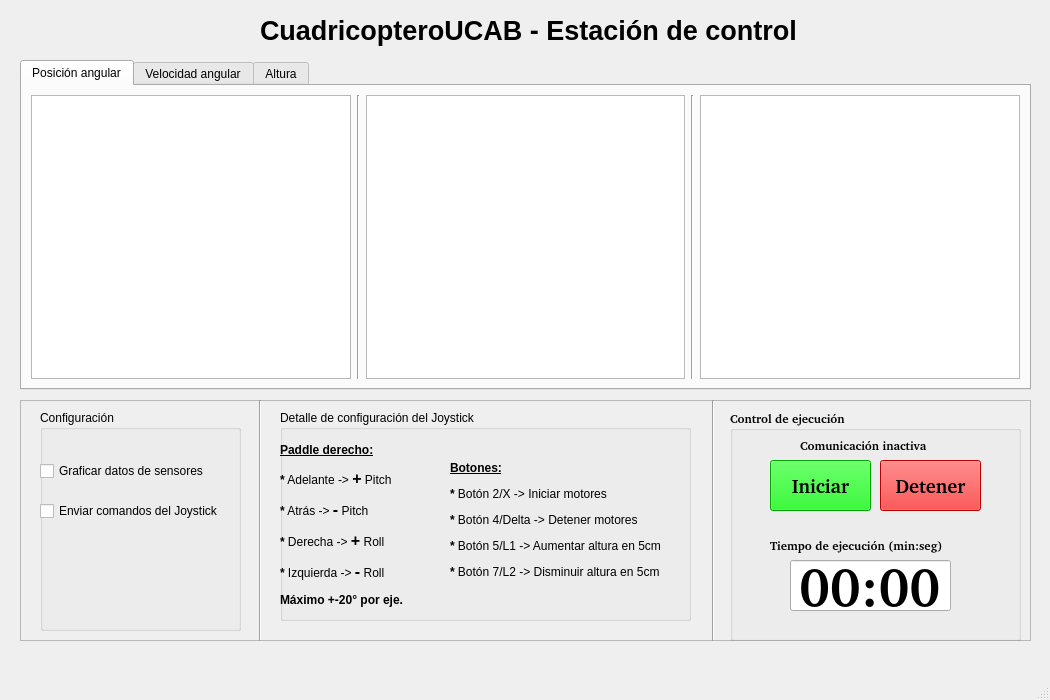
<?xml version="1.0" encoding="UTF-8"?>
<ui version="4.0">
 <class>MainWindow</class>
 <widget class="QMainWindow" name="MainWindow">
  <property name="geometry">
   <rect>
    <x>0</x>
    <y>0</y>
    <width>1050</width>
    <height>700</height>
   </rect>
  </property>
  <property name="windowTitle">
   <string>MainWindow</string>
  </property>
  <widget class="QWidget" name="centralwidget">
   <widget class="QTabWidget" name="tabWidget_graficas">
    <property name="geometry">
     <rect>
      <x>20</x>
      <y>60</y>
      <width>1011</width>
      <height>330</height>
     </rect>
    </property>
    <property name="currentIndex">
     <number>0</number>
    </property>
    <widget class="QWidget" name="tabWidgetPage_posicionAngular">
     <attribute name="title">
      <string>Posición angular</string>
     </attribute>
     <layout class="QGridLayout" name="gridLayout">
      <item row="0" column="3">
       <widget class="Line" name="separadorPlot_RollYaw">
        <property name="orientation">
         <enum>Qt::Vertical</enum>
        </property>
       </widget>
      </item>
      <item row="0" column="1">
       <widget class="Line" name="separadorPlot_PitchRoll">
        <property name="orientation">
         <enum>Qt::Vertical</enum>
        </property>
       </widget>
      </item>
      <item row="0" column="2">
       <widget class="PlotWidget" name="posicionRollPlot"/>
      </item>
      <item row="0" column="4">
       <widget class="PlotWidget" name="posicionYawPlot"/>
      </item>
      <item row="0" column="0">
       <widget class="PlotWidget" name="posicionPitchPlot"/>
      </item>
     </layout>
    </widget>
    <widget class="QWidget" name="tabWidgetPage_velocidadAngular">
     <attribute name="title">
      <string>Velocidad angular</string>
     </attribute>
     <layout class="QGridLayout" name="gridLayout_2">
      <item row="0" column="0">
       <widget class="PlotWidget" name="velocidadPitchPlot"/>
      </item>
      <item row="0" column="1">
       <widget class="Line" name="separadorPlot_PitchRoll_2">
        <property name="orientation">
         <enum>Qt::Vertical</enum>
        </property>
       </widget>
      </item>
      <item row="0" column="2">
       <widget class="PlotWidget" name="velocidadRollPlot"/>
      </item>
      <item row="0" column="3">
       <widget class="Line" name="separadorPlot_PitchRoll_3">
        <property name="orientation">
         <enum>Qt::Vertical</enum>
        </property>
       </widget>
      </item>
      <item row="0" column="4">
       <widget class="PlotWidget" name="velocidadYawPlot"/>
      </item>
     </layout>
    </widget>
    <widget class="QWidget" name="tab_4">
     <attribute name="title">
      <string>Altura</string>
     </attribute>
     <layout class="QGridLayout" name="gridLayout_3">
      <item row="0" column="0">
       <widget class="PlotWidget" name="alturaPlot"/>
      </item>
     </layout>
    </widget>
   </widget>
   <widget class="QLabel" name="tituloVentana">
    <property name="geometry">
     <rect>
      <x>260</x>
      <y>10</y>
      <width>641</width>
      <height>41</height>
     </rect>
    </property>
    <property name="font">
     <font>
      <pointsize>20</pointsize>
      <weight>75</weight>
      <bold>true</bold>
     </font>
    </property>
    <property name="text">
     <string>CuadricopteroUCAB - Estación de control</string>
    </property>
   </widget>
   <widget class="QFrame" name="menu_Configuracion_Controles_Estado">
    <property name="geometry">
     <rect>
      <x>20</x>
      <y>400</y>
      <width>1011</width>
      <height>241</height>
     </rect>
    </property>
    <property name="font">
     <font>
      <underline>false</underline>
     </font>
    </property>
    <property name="frameShape">
     <enum>QFrame::StyledPanel</enum>
    </property>
    <property name="frameShadow">
     <enum>QFrame::Raised</enum>
    </property>
    <widget class="QGroupBox" name="configuracionSesionVuelo">
     <property name="geometry">
      <rect>
       <x>20</x>
       <y>10</y>
       <width>201</width>
       <height>221</height>
      </rect>
     </property>
     <property name="title">
      <string>Configuración</string>
     </property>
     <widget class="QCheckBox" name="chBox_graficarDatosSensores">
      <property name="geometry">
       <rect>
        <x>0</x>
        <y>50</y>
        <width>191</width>
        <height>22</height>
       </rect>
      </property>
      <property name="text">
       <string>Graficar datos de sensores</string>
      </property>
     </widget>
     <widget class="QCheckBox" name="chBox_enviarComandosJoystick">
      <property name="geometry">
       <rect>
        <x>0</x>
        <y>90</y>
        <width>211</width>
        <height>22</height>
       </rect>
      </property>
      <property name="text">
       <string>Enviar comandos del Joystick</string>
      </property>
     </widget>
    </widget>
    <widget class="Line" name="line">
     <property name="geometry">
      <rect>
       <x>230</x>
       <y>0</y>
       <width>20</width>
       <height>241</height>
      </rect>
     </property>
     <property name="orientation">
      <enum>Qt::Vertical</enum>
     </property>
    </widget>
    <widget class="QGroupBox" name="controlesEJecucion">
     <property name="geometry">
      <rect>
       <x>710</x>
       <y>10</y>
       <width>291</width>
       <height>231</height>
      </rect>
     </property>
     <property name="font">
      <font>
       <family>Droid Sans [unknown]</family>
       <weight>75</weight>
       <bold>true</bold>
      </font>
     </property>
     <property name="title">
      <string>Control de ejecución</string>
     </property>
     <widget class="QLabel" name="titulo_tiempoEjecucion">
      <property name="geometry">
       <rect>
        <x>40</x>
        <y>120</y>
        <width>201</width>
        <height>31</height>
       </rect>
      </property>
      <property name="font">
       <font>
        <weight>75</weight>
        <bold>true</bold>
       </font>
      </property>
      <property name="text">
       <string>Tiempo de ejecución (min:seg)</string>
      </property>
     </widget>
     <widget class="QLineEdit" name="tiempoEjecucion">
      <property name="geometry">
       <rect>
        <x>60</x>
        <y>150</y>
        <width>161</width>
        <height>51</height>
       </rect>
      </property>
      <property name="font">
       <font>
        <family>Droid Sans [unknown]</family>
        <pointsize>40</pointsize>
       </font>
      </property>
      <property name="text">
       <string>00:00</string>
      </property>
      <property name="echoMode">
       <enum>QLineEdit::Normal</enum>
      </property>
      <property name="alignment">
       <set>Qt::AlignCenter</set>
      </property>
      <property name="readOnly">
       <bool>true</bool>
      </property>
     </widget>
     <widget class="QPushButton" name="pB_iniciarComunicacion">
      <property name="geometry">
       <rect>
        <x>40</x>
        <y>50</y>
        <width>101</width>
        <height>51</height>
       </rect>
      </property>
      <property name="font">
       <font>
        <pointsize>14</pointsize>
        <weight>75</weight>
        <bold>true</bold>
       </font>
      </property>
      <property name="styleSheet">
       <string notr="true">background-color: rgb(0,230,0);
</string>
      </property>
      <property name="text">
       <string>Iniciar</string>
      </property>
     </widget>
     <widget class="QPushButton" name="pB_detenerComunicacion">
      <property name="geometry">
       <rect>
        <x>150</x>
        <y>50</y>
        <width>101</width>
        <height>51</height>
       </rect>
      </property>
      <property name="font">
       <font>
        <pointsize>14</pointsize>
        <weight>75</weight>
        <bold>true</bold>
       </font>
      </property>
      <property name="styleSheet">
       <string notr="true">background-color: rgb(255,0,0);
</string>
      </property>
      <property name="text">
       <string>Detener</string>
      </property>
     </widget>
     <widget class="QLabel" name="titulo_estadoComunicacion">
      <property name="geometry">
       <rect>
        <x>70</x>
        <y>20</y>
        <width>151</width>
        <height>31</height>
       </rect>
      </property>
      <property name="font">
       <font>
        <weight>75</weight>
        <bold>true</bold>
       </font>
      </property>
      <property name="text">
       <string>Comunicación inactiva</string>
      </property>
     </widget>
    </widget>
    <widget class="Line" name="line_2">
     <property name="geometry">
      <rect>
       <x>683</x>
       <y>0</y>
       <width>20</width>
       <height>241</height>
      </rect>
     </property>
     <property name="orientation">
      <enum>Qt::Vertical</enum>
     </property>
    </widget>
    <widget class="QGroupBox" name="cheatsheetJoystick">
     <property name="geometry">
      <rect>
       <x>260</x>
       <y>10</y>
       <width>411</width>
       <height>211</height>
      </rect>
     </property>
     <property name="title">
      <string>Detalle de configuración del Joystick</string>
     </property>
     <widget class="QLabel" name="detalleConfiguracionPaddleDerecho">
      <property name="geometry">
       <rect>
        <x>0</x>
        <y>30</y>
        <width>141</width>
        <height>171</height>
       </rect>
      </property>
      <property name="text">
       <string>&lt;html&gt;&lt;head/&gt;&lt;body&gt;&lt;p&gt;&lt;span style=&quot; font-weight:600; text-decoration: underline;&quot;&gt;Paddle derecho:&lt;/span&gt;&lt;/p&gt;&lt;p&gt;&lt;span style=&quot; font-weight:600;&quot;&gt;*&lt;/span&gt; Adelante -&amp;gt; &lt;span style=&quot; font-size:12pt; font-weight:600;&quot;&gt;+&lt;/span&gt; Pitch&lt;/p&gt;&lt;p&gt;&lt;span style=&quot; font-weight:600;&quot;&gt;*&lt;/span&gt; Atrás -&amp;gt; &lt;span style=&quot; font-size:12pt; font-weight:600;&quot;&gt;-&lt;/span&gt; Pitch&lt;/p&gt;&lt;p&gt;&lt;span style=&quot; font-weight:600;&quot;&gt;*&lt;/span&gt; Derecha -&amp;gt; &lt;span style=&quot; font-size:12pt; font-weight:600;&quot;&gt;+&lt;/span&gt; Roll&lt;/p&gt;&lt;p&gt;&lt;span style=&quot; font-weight:600;&quot;&gt;*&lt;/span&gt; Izquierda -&amp;gt; &lt;span style=&quot; font-size:12pt; font-weight:600;&quot;&gt;-&lt;/span&gt; Roll&lt;/p&gt;&lt;p&gt;&lt;span style=&quot; font-weight:600;&quot;&gt;Máximo +-20° por eje.&lt;/span&gt;&lt;/p&gt;&lt;/body&gt;&lt;/html&gt;</string>
      </property>
      <property name="alignment">
       <set>Qt::AlignLeading|Qt::AlignLeft|Qt::AlignVCenter</set>
      </property>
     </widget>
     <widget class="QLabel" name="detalleConfiguracionBotones">
      <property name="geometry">
       <rect>
        <x>170</x>
        <y>30</y>
        <width>241</width>
        <height>161</height>
       </rect>
      </property>
      <property name="text">
       <string>&lt;html&gt;&lt;head/&gt;&lt;body&gt;&lt;p&gt;&lt;span style=&quot; font-weight:600; text-decoration: underline;&quot;&gt;Botones:&lt;/span&gt;&lt;/p&gt;&lt;p&gt;&lt;span style=&quot; font-weight:600;&quot;&gt;* &lt;/span&gt;Botón 2/X -&amp;gt; Iniciar motores&lt;/p&gt;&lt;p&gt;&lt;span style=&quot; font-weight:600;&quot;&gt;* &lt;/span&gt;Botón 4/Delta -&amp;gt; Detener motores&lt;/p&gt;&lt;p&gt;&lt;span style=&quot; font-weight:600;&quot;&gt;* &lt;/span&gt;Botón 5/L1 -&amp;gt; Aumentar altura en 5cm&lt;/p&gt;&lt;p&gt;&lt;span style=&quot; font-weight:600;&quot;&gt;* &lt;/span&gt;Botón 7/L2 -&amp;gt; Disminuir altura en 5cm&lt;/p&gt;&lt;/body&gt;&lt;/html&gt;</string>
      </property>
     </widget>
    </widget>
   </widget>
  </widget>
  <widget class="QMenuBar" name="menubar">
   <property name="geometry">
    <rect>
     <x>0</x>
     <y>0</y>
     <width>1050</width>
     <height>27</height>
    </rect>
   </property>
  </widget>
  <widget class="QStatusBar" name="statusbar"/>
 </widget>
 <customwidgets>
  <customwidget>
   <class>PlotWidget</class>
   <extends>QGraphicsView</extends>
   <header>pyqtgraph</header>
  </customwidget>
 </customwidgets>
 <resources/>
 <connections/>
</ui>
